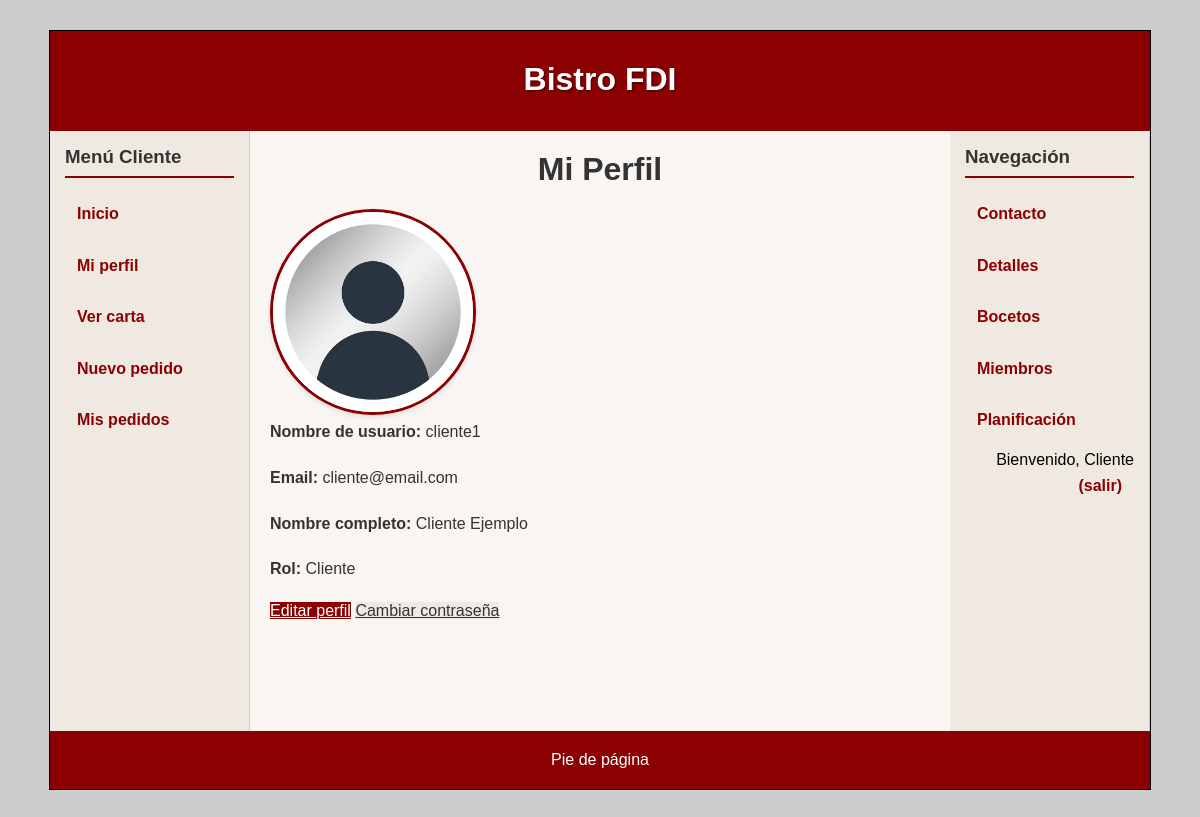
Screenshot of /includes/vistas/usuarios/perfil.php (signed in) with the database file from the repository.
### tables this page shows
CREATE TABLE Usuarios (
    id INT AUTO_INCREMENT PRIMARY KEY,
    nombreUsuario VARCHAR(50) NOT NULL UNIQUE,
    email VARCHAR(100) NOT NULL UNIQUE,
    nombre VARCHAR(50) NOT NULL,
    apellidos VARCHAR(100) NOT NULL,
    password VARCHAR(255) NOT NULL,  
    avatar VARCHAR(255) NULL,  
    tipoAvatar ENUM('defecto', 'seleccionado', 'subido') DEFAULT 'defecto',
    fechaRegistro DATETIME DEFAULT CURRENT_TIMESTAMP,
    activo BOOLEAN DEFAULT TRUE  
);

### includes/clases/Usuarios/Usuario.php (called while the page is built, shortened)
<?php
class Usuario
{
    private $id;
    private $nombreUsuario;
    private $email;
    private $nombre;
    private $apellidos;
    private $avatar;
    private $rolActual;
    public function getNombreUsuario() { return $this->nombreUsuario; }
    public function getEmail() { return $this->email; }
    public function getNombreCompleto() { return $this->nombre . ' ' . $this->apellidos; }
    public function getAvatar() { return $this->avatar; }
    public static function buscaUsuario($identificador)
    {
        try {
            $app = Aplicacion::getInstance();
            $conn = $app->getConexionBd();
            $query = sprintf(
                "SELECT * FROM Usuarios WHERE nombreUsuario = '%s' OR email = '%s'",
                $conn->real_escape_string($identificador),
                $conn->real_escape_string($identificador)
            );
            $rs = $conn->query($query);
            if ($rs && $rs->num_rows > 0) {
                $fila = $rs->fetch_assoc();
                $usuario = new self();
                $usuario->id = $fila['id'];
                $usuario->nombreUsuario = $fila['nombreUsuario'];
                $usuario->email = $fila['email'];
                $usuario->nombre = $fila['nombre'];
                $usuario->apellidos = $fila['apellidos'];
                $usuario->password = $fila['password'];
                $usuario->avatar = $fila['avatar'];
                $usuario->tipoAvatar = $fila['tipoAvatar'];
                $usuario->fechaRegistro = $fila['fechaRegistro'];
                $usuario->activo = $fila['activo'];
                $usuario->cargaRoles();
                return $usuario;
            }
            return false;
        } catch (\Exception $e) {
            error_log("Error en buscaUsuario: " . $e->getMessage());
            return false;
        }
    }
    private function cargaRoles()
    {
        try {
            $app = Aplicacion::getInstance();
            $conn = $app->getConexionBd();
            $query = sprintf(
                "SELECT r.* FROM Roles r
                 JOIN UsuarioRoles ur ON r.id = ur.rol_id
                 WHERE ur.usuario_id = %d",
                $this->id
            );
            $rs = $conn->query($query);
            if ($rs) {
                while ($fila = $rs->fetch_assoc()) {
                    $this->roles[] = $fila;
                    if ($this->rolActual === null) {
                        $this->rolActual = $fila['id'];
                    }
                }
            }
        } catch (\Exception $e) {
            error_log("Error en cargaRoles: " . $e->getMessage());
        }
    }
public static function buscaUsuarioPorId($id)
{
    try {
        $app = Aplicacion::getInstance();
        $conn = $app->getConexionBd();
        $query = sprintf("SELECT nombreUsuario FROM Usuarios WHERE id = %d", $id);
        $rs = $conn->query($query);
        if ($rs && $rs->num_rows > 0) {
            $fila = $rs->fetch_assoc();
            $usuario = self::buscaUsuario($fila['nombreUsuario']);
            return $usuario;
        } else {
            error_log("No se encontró usuario con ID: " . $id);
            if ($conn->error) {
                error_log("Error BD: " . $conn->error);
            }
        }
        return false;
    } catch (\Exception $e) {
        error_log("Error en buscaUsuarioPorId: " . $e->getMessage());
        return false;
    }
}
}
?>

### includes/vistas/usuarios/perfil.php (the view, shortened to what this page needs)
<?php
require_once RUTA_CLASES . '/Usuarios/Usuario.php';
$idUsuario = $_SESSION['idUsuario'] ?? 0;
$usuario = \es\ucm\fdi\aw\Usuarios\Usuario::buscaUsuarioPorId($idUsuario);
$rutaImgs = RUTA_IMGS;
$contenidoPrincipal = <<<EOS
    <h1>Mi Perfil</h1>
    <div class="perfil-container">
        <div class="perfil-avatar">
            <img src="{$rutaImgs}/avatares/{$usuario->getAvatar()}" alt="Avatar" class="avatar-grande">
        </div>
        <div class="perfil-datos">
            <p><strong>Nombre de usuario:</strong> {$usuario->getNombreUsuario()}</p>
            <p><strong>Email:</strong> {$usuario->getEmail()}</p>
            <p><strong>Nombre completo:</strong> {$usuario->getNombreCompleto()}</p>
            <p><strong>Rol:</strong> {$_SESSION['rolNombre']}</p>
        </div>
        <div class="perfil-acciones">
            <a href="editar-perfil.php" class="btn-primary">Editar perfil</a>
            <a href="cambiar-password.php" class="btn-secondary">Cambiar contraseña</a>
        </div>
    </div>
EOS;
require_once __DIR__ . '/../comun/plantilla.php';
?>

### includes/vistas/comun/plantilla.php (shortened to what this page needs)
<!DOCTYPE html>
<html>
<head>
    <link rel="stylesheet" type="text/css" href="<?= RUTA_CSS ?>/index.css" />
</head>
<body>
    <div id="contenedor">
        <?php
            include RAIZ_APP . '/includes/vistas/comun/cabecera.php';
            include RAIZ_APP . '/includes/vistas/comun/navIzq.php';
        ?>
        <main>
            <?= $contenidoPrincipal ?>
        </main>
        <?php
            include RAIZ_APP . '/includes/vistas/comun/navDer.php';
            include RAIZ_APP . '/includes/vistas/comun/pie.php';
        ?>
    </div>
</body>
</html>

### includes/vistas/comun/cabecera.php (shortened to what this page needs)
<header>
    <h1>Bistro FDI</h1>
</header>

### includes/vistas/comun/navIzq.php (shortened to what this page needs)
<?php
function getMenuPorRol() {
    $menu = [
        'titulo' => 'Menú de navegación',
        'items' => []
    ];
    $menu['items'][] = ['url' => RUTA_RAIZ . 'inicio.php', 'texto' => 'Inicio'];
    $menu['items'][] = ['url' => RUTA_VISTAS . '/usuarios/perfil.php', 'texto' => 'Mi perfil'];
    $esCliente = $_SESSION['esCliente'] ?? false;
    $esCamarero = $_SESSION['esCamarero'] ?? false;
    $esCocinero = $_SESSION['esCocinero'] ?? false;
    $esAdmin = $_SESSION['esAdmin'] ?? false;
    if ($esCliente) {
        $menu['titulo'] = 'Menú Cliente';
        $menu['items'][] = ['url' => RUTA_VISTAS . '/productos/ListarProductos.php', 'texto' => 'Ver carta'];
        $menu['items'][] = ['url' => RUTA_VISTAS . '/cliente/nuevo-pedido.php', 'texto' => 'Nuevo pedido'];
        $menu['items'][] = ['url' => RUTA_VISTAS . '/cliente/mis-pedidos.php', 'texto' => 'Mis pedidos'];
    }
    return $menu;
}
$menu = getMenuPorRol();
?>
<nav id="sidebarIzq">
    <h3><?= htmlspecialchars($menu['titulo']) ?></h3>
    <ul>
        <?php foreach ($menu['items'] as $item): ?>
            <li>
                <a href="<?= htmlspecialchars($item['url']) ?>">
                    <?= htmlspecialchars($item['texto']) ?>
                </a>
            </li>
        <?php endforeach; ?>
    </ul>
</nav>

### includes/vistas/comun/navDer.php (shortened to what this page needs)
<?php
function mostrarSaludoDer() {
    if (isset($_SESSION['login']) && ($_SESSION['login']===true)) {
        return "Bienvenido, {$_SESSION['nombre']} <a href='" . RUTA_VISTAS . "/logout.php'>(salir)</a>";
    }
}
?>
<navder id="sidebarIzq">
    <h3>Navegación</h3>
    <ul>
        <li><a href="<?= RUTA_VISTAS ?>/contacto.php">Contacto</a></li>
        <li><a href="<?= RUTA_VISTAS ?>/detalles.php">Detalles</a></li>
        <li><a href="<?= RUTA_VISTAS ?>/bocetos.php">Bocetos</a></li>
        <li><a href="<?= RUTA_VISTAS ?>/miembros.php">Miembros</a></li>
        <li><a href="<?= RUTA_VISTAS ?>/planificacion.php">Planificación</a></li>
    </ul>
    <div class="saludo"><?= mostrarSaludoDer(); ?></div>
</navder>

### includes/vistas/comun/pie.php
<footer>
	Pie de página
</footer>

### CSS/index.css (style rules this page uses)
body { background-color: #CDCDCD; margin: 0; font-family: Arial, sans-serif; }
div#contenedor { width: 1100px; margin: 30px auto; border: 1px solid black; background-color: #f8f5f2; overflow: hidden; }
header { padding: 30px; height: 100px; background-color: #8b0000; color: white; box-sizing: border-box; width: 100%; }
header h1 { color: white; margin: 0 0 10px 0; font-size: 2em; text-shadow: 1px 1px 2px rgba(0,0,0,0.5); }
div.saludo { width: 100%; text-align: right; margin-top: 10px; }
nav { padding: 15px; float: left; width: 200px; min-height: 500px; background-color: #f0e9e2; box-sizing: border-box; border-right: 1px solid #d4c9c0; }
nav ul { list-style: none; padding: 0; margin: 0; }
nav ul li { margin: 10px 0; }
nav a, nav a:visited { color: #8b0000; font-weight: bold; text-decoration: none; display: block; padding: 8px 12px; border-radius: 4px; transition: background-color 0.3s, padding-left 0.3s; }
nav h3, nav h4 { color: #333; margin-top: 0; margin-bottom: 15px; padding-bottom: 8px; border-bottom: 2px solid #8b0000; }
navder { padding: 15px; float: right; width: 200px; min-height: 500px; background-color: #f0e9e2; box-sizing: border-box; border-right: 1px solid #d4c9c0; }
navder ul { list-style: none; padding: 0; margin: 0; }
navder ul li { margin: 10px 0; }
navder a, navder a:visited { color: #8b0000; font-weight: bold; text-decoration: none; display: block; padding: 8px 12px; border-radius: 4px; transition: background-color 0.3s, padding-left 0.3s; }
navder h3, navder h4 { color: #333; margin-top: 0; margin-bottom: 15px; padding-bottom: 8px; border-bottom: 2px solid #8b0000; }
main { padding: 20px; float: left; min-height: 600px; width: 560px; background-color: #f8f5f2; box-sizing: border-box; color: #333; }
main h1, main h2, main h3, main p, main li { color: #333; }
footer { clear: both; padding: 20px; background-color: #8b0000; color: white; text-align: center; width: 100%; box-sizing: border-box; }
h1 { margin-top: 0; color: #8b0000; text-align: center; }
h3 { color: #8b0000; }
p { line-height: 1.6; margin: 0 0 20px 0; color: #333; }
ul, ol { color: #333; line-height: 1.6; }
img { max-width: 100%; height: auto; border-radius: 5px; box-shadow: 0 2px 5px rgba(0,0,0,0.1); }
input[type="submit"], button[type="submit"], .btn-primary { background-color: #8b0000; color: white; border-color: #5c0000; }
input[type="reset"], .btn-secondary { background-color: #f0e9e2; color: #333; }
div#contenedor { display: grid; grid-template-columns: 200px 1fr 200px; grid-template-areas: "header header header" "navizq contenido navder" "footer footer footer"; width: 1100px; margin: 30px auto; overflow: visible; }
header { grid-area: header; width: 100%; }
footer { grid-area: footer; width: 100%; clear: none; }
nav { grid-area: navizq; width: 200px !important; float: none !important; }
main { grid-area: contenido; width: auto !important; float: none !important; padding: 20px; }
navder { grid-area: navder; width: 200px !important; float: none !important; }
.avatar-grande { width: 200px; height: 200px; border-radius: 50%; border: 3px solid #8b0000; object-fit: cover; }

### rows the page displays
usuarios: avatar (placeholder picture), nombreUsuario "cliente1", email "cliente@email.com", $usuario->getNombreCompleto() "Cliente Ejemplo"

### other values shown
$menu['titulo'] "Menú Cliente"
$item['texto'] "Inicio"
$item['texto'] "Mi perfil"
$item['texto'] "Ver carta"
$item['texto'] "Nuevo pedido"
$item['texto'] "Mis pedidos"
$_SESSION['rolNombre'] "Cliente"
$_SESSION['nombre'] "Cliente"
